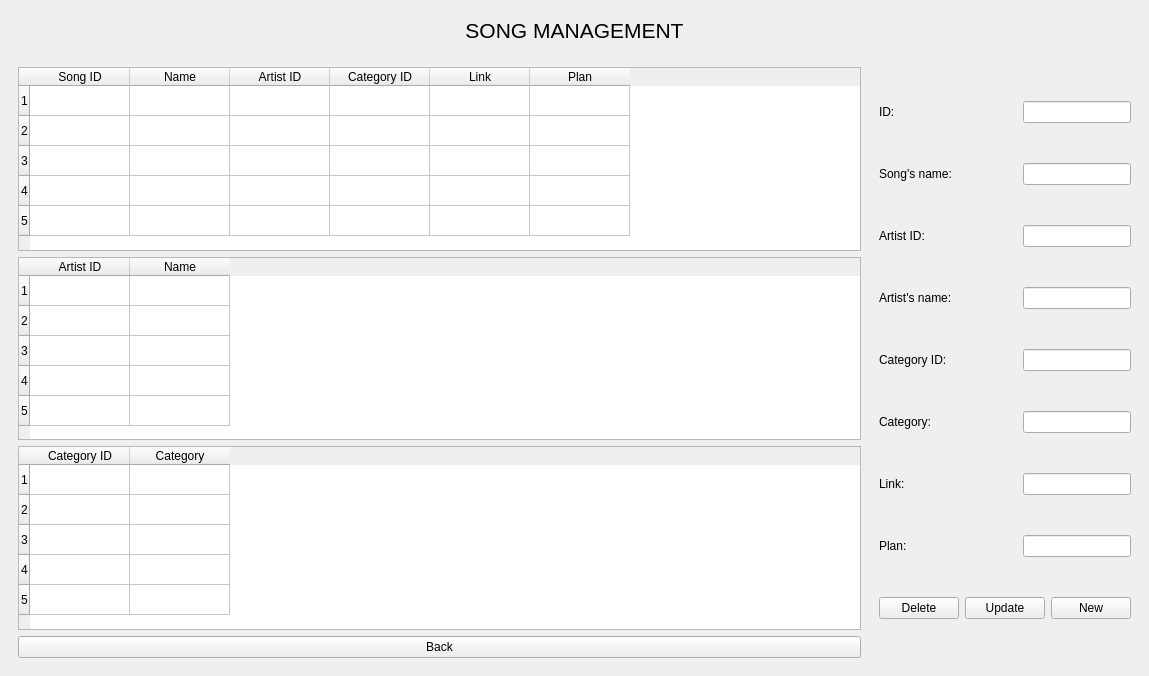
<?xml version="1.0" encoding="UTF-8"?>
<ui version="4.0">
 <class>MainWindow</class>
 <widget class="QMainWindow" name="MainWindow">
  <property name="geometry">
   <rect>
    <x>0</x>
    <y>0</y>
    <width>1149</width>
    <height>676</height>
   </rect>
  </property>
  <property name="windowTitle">
   <string>MainWindow</string>
  </property>
  <widget class="QWidget" name="new_btn">
   <property name="styleSheet">
    <string notr="true">*{
	font: 10pt &quot;Arial&quot;;
}</string>
   </property>
   <layout class="QVBoxLayout" name="verticalLayout">
    <item>
     <widget class="QWidget" name="widget" native="true">
      <layout class="QVBoxLayout" name="verticalLayout_2">
       <item>
        <widget class="QLabel" name="label">
         <property name="font">
          <font>
           <family>Arial</family>
           <pointsize>16</pointsize>
           <weight>9</weight>
           <italic>false</italic>
           <bold>false</bold>
          </font>
         </property>
         <property name="styleSheet">
          <string notr="true">font: 75 16pt &quot;Arial&quot;;</string>
         </property>
         <property name="text">
          <string>SONG MANAGEMENT</string>
         </property>
         <property name="alignment">
          <set>Qt::AlignCenter</set>
         </property>
        </widget>
       </item>
      </layout>
     </widget>
    </item>
    <item>
     <widget class="QWidget" name="widget_2" native="true">
      <layout class="QHBoxLayout" name="horizontalLayout">
       <property name="spacing">
        <number>0</number>
       </property>
       <property name="leftMargin">
        <number>0</number>
       </property>
       <property name="topMargin">
        <number>0</number>
       </property>
       <property name="rightMargin">
        <number>0</number>
       </property>
       <property name="bottomMargin">
        <number>0</number>
       </property>
       <item>
        <widget class="QWidget" name="widget_3" native="true">
         <layout class="QVBoxLayout" name="verticalLayout_4">
          <item>
           <widget class="QTableWidget" name="song_table">
            <row>
             <property name="text">
              <string>1</string>
             </property>
            </row>
            <row>
             <property name="text">
              <string>2</string>
             </property>
            </row>
            <row>
             <property name="text">
              <string>3</string>
             </property>
            </row>
            <row>
             <property name="text">
              <string>4</string>
             </property>
            </row>
            <row>
             <property name="text">
              <string>5</string>
             </property>
            </row>
            <column>
             <property name="text">
              <string>Song ID</string>
             </property>
            </column>
            <column>
             <property name="text">
              <string>Name</string>
             </property>
            </column>
            <column>
             <property name="text">
              <string>Artist ID</string>
             </property>
            </column>
            <column>
             <property name="text">
              <string>Category ID</string>
             </property>
            </column>
            <column>
             <property name="text">
              <string>Link</string>
             </property>
            </column>
            <column>
             <property name="text">
              <string>Plan</string>
             </property>
            </column>
           </widget>
          </item>
          <item>
           <widget class="QTableWidget" name="artist_table">
            <row>
             <property name="text">
              <string>1</string>
             </property>
            </row>
            <row>
             <property name="text">
              <string>2</string>
             </property>
            </row>
            <row>
             <property name="text">
              <string>3</string>
             </property>
            </row>
            <row>
             <property name="text">
              <string>4</string>
             </property>
            </row>
            <row>
             <property name="text">
              <string>5</string>
             </property>
            </row>
            <column>
             <property name="text">
              <string>Artist ID</string>
             </property>
            </column>
            <column>
             <property name="text">
              <string>Name</string>
             </property>
            </column>
           </widget>
          </item>
          <item>
           <widget class="QTableWidget" name="category_table">
            <row>
             <property name="text">
              <string>1</string>
             </property>
            </row>
            <row>
             <property name="text">
              <string>2</string>
             </property>
            </row>
            <row>
             <property name="text">
              <string>3</string>
             </property>
            </row>
            <row>
             <property name="text">
              <string>4</string>
             </property>
            </row>
            <row>
             <property name="text">
              <string>5</string>
             </property>
            </row>
            <column>
             <property name="text">
              <string>Category ID</string>
             </property>
            </column>
            <column>
             <property name="text">
              <string>Category</string>
             </property>
            </column>
           </widget>
          </item>
          <item>
           <widget class="QPushButton" name="pushButton_3">
            <property name="text">
             <string>Back</string>
            </property>
           </widget>
          </item>
         </layout>
        </widget>
       </item>
       <item alignment="Qt::AlignRight">
        <widget class="QWidget" name="widget_4" native="true">
         <layout class="QVBoxLayout" name="verticalLayout_3">
          <item>
           <layout class="QHBoxLayout" name="horizontalLayout_2">
            <item>
             <widget class="QLabel" name="label_2">
              <property name="text">
               <string>ID:</string>
              </property>
             </widget>
            </item>
            <item alignment="Qt::AlignRight">
             <widget class="QLineEdit" name="leID"/>
            </item>
           </layout>
          </item>
          <item>
           <layout class="QHBoxLayout" name="horizontalLayout_3">
            <item>
             <widget class="QLabel" name="label_3">
              <property name="text">
               <string>Song's name:</string>
              </property>
             </widget>
            </item>
            <item alignment="Qt::AlignRight">
             <widget class="QLineEdit" name="leSongname"/>
            </item>
           </layout>
          </item>
          <item>
           <layout class="QHBoxLayout" name="horizontalLayout_4">
            <item>
             <widget class="QLabel" name="label_4">
              <property name="text">
               <string>Artist ID:</string>
              </property>
             </widget>
            </item>
            <item alignment="Qt::AlignRight">
             <widget class="QLineEdit" name="leArtistID"/>
            </item>
           </layout>
          </item>
          <item>
           <layout class="QHBoxLayout" name="horizontalLayout_9">
            <item>
             <widget class="QLabel" name="label_8">
              <property name="text">
               <string>Artist's name:</string>
              </property>
             </widget>
            </item>
            <item alignment="Qt::AlignRight">
             <widget class="QLineEdit" name="leArtistname"/>
            </item>
           </layout>
          </item>
          <item>
           <layout class="QHBoxLayout" name="horizontalLayout_5">
            <item>
             <widget class="QLabel" name="label_5">
              <property name="text">
               <string>Category ID:</string>
              </property>
             </widget>
            </item>
            <item alignment="Qt::AlignRight">
             <widget class="QLineEdit" name="leCategoryID"/>
            </item>
           </layout>
          </item>
          <item>
           <layout class="QHBoxLayout" name="horizontalLayout_10">
            <item>
             <widget class="QLabel" name="label_9">
              <property name="text">
               <string>Category:</string>
              </property>
             </widget>
            </item>
            <item alignment="Qt::AlignRight">
             <widget class="QLineEdit" name="leCategory"/>
            </item>
           </layout>
          </item>
          <item>
           <layout class="QHBoxLayout" name="horizontalLayout_6">
            <item>
             <widget class="QLabel" name="label_6">
              <property name="text">
               <string>Link:</string>
              </property>
             </widget>
            </item>
            <item alignment="Qt::AlignRight">
             <widget class="QLineEdit" name="leLink"/>
            </item>
           </layout>
          </item>
          <item>
           <layout class="QHBoxLayout" name="horizontalLayout_7">
            <item>
             <widget class="QLabel" name="label_7">
              <property name="text">
               <string>Plan:</string>
              </property>
             </widget>
            </item>
            <item alignment="Qt::AlignRight">
             <widget class="QLineEdit" name="lePlan"/>
            </item>
           </layout>
          </item>
          <item>
           <layout class="QHBoxLayout" name="horizontalLayout_8">
            <item>
             <widget class="QPushButton" name="delete_btn">
              <property name="text">
               <string>Delete</string>
              </property>
             </widget>
            </item>
            <item>
             <widget class="QPushButton" name="update_btn">
              <property name="text">
               <string>Update</string>
              </property>
             </widget>
            </item>
            <item>
             <widget class="QPushButton" name="insert_btn">
              <property name="text">
               <string>New</string>
              </property>
             </widget>
            </item>
           </layout>
          </item>
         </layout>
        </widget>
       </item>
      </layout>
     </widget>
    </item>
   </layout>
  </widget>
 </widget>
 <resources/>
 <connections/>
</ui>
